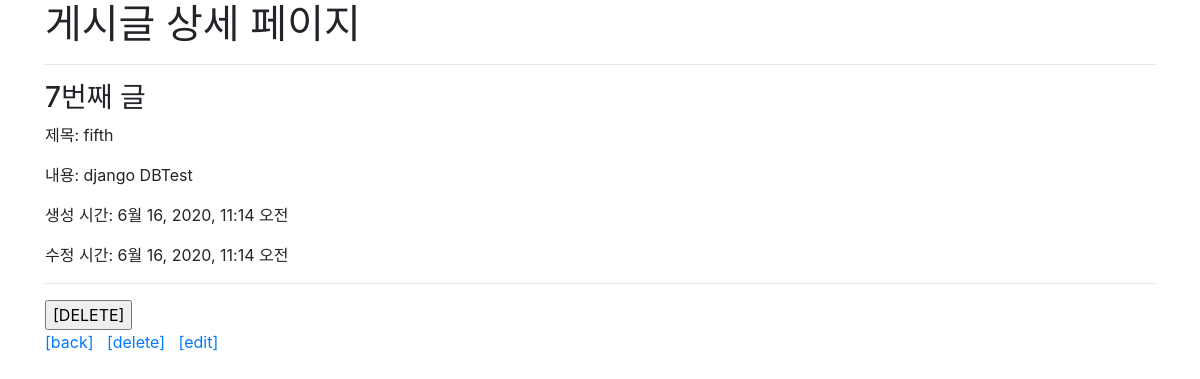
The page /articles/detail/7/ on the database its author committed.
### articles/models.py (models this page shows, shortened)
class Article(models.Model) :
    title = models.CharField(max_length=150)
    content = models.TextField()
    created_at = models.DateTimeField(auto_now_add=True)
    updated_at = models.DateTimeField(auto_now=True)

### articles/views.py (the view)
# urls.py: path('detail/<int:article_pk>/', views.detail, name="detail"),
def detail(request, article_pk):
    article = Article.objects.get(pk=article_pk)
    context = {
        'article' : article
    }
    return render(request, 'articles/detail.html', context)

### articles/templates/articles/detail.html (shortened to what this page needs)
{% extends 'base.html' %}
{% block body %}
<h1>게시글 상세 페이지</h1>
<hr>
<h3>{{article.pk}}번째 글</h3>
<p>제목: {{ article.title }}</p>
<p>내용: {{ article.content }}</p>
<p>생성 시간: {{ article.created_at }}</p>
<p>수정 시간: {{ article.updated_at }}</p>
<hr>
<form action="{% url 'articles:delete' article.pk %}" method="POST">
  <input type="submit" value="[DELETE]">
</form>
<a href="{% url 'articles:index' %}" target="_self">[back]</a>
<a href="{% url 'articles:delete' article.pk %}">[delete]</a>
<a href="{% url 'articles:edit' article.pk %}">[edit]</a>
{% endblock %}

### rows shown on the page
Article: pk "7", title "fifth", content "django DBTest", created_at "6월 16, 2020, 11:14 오전", updated_at "6월 16, 2020, 11:14 오전"
